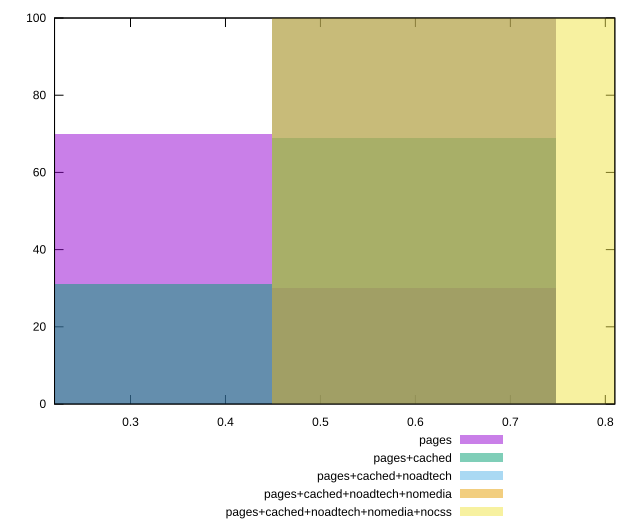

Write the gnuplot code that produced this figure.
reset

$pages <<EOF
0.2990179253196794 70
0.5980358506393588 30
EOF

$pagesCached <<EOF
0.2990179253196794 31
0.5980358506393588 69
EOF

$pagesCachedNoadtech <<EOF
0.5980358506393588 100
EOF

$pagesCachedNoadtechNomedia <<EOF
0.5980358506393588 100
EOF

$pagesCachedNoadtechNomediaNocss <<EOF
0.8970537759590382 100
EOF

set key outside below
set boxwidth 0.2990179253196794
set xrange [0.22:0.81]
set yrange [0:100]
set trange [0:100]
set style fill transparent solid 0.5 noborder
set terminal svg size 640, 530 enhanced background rgb 'white'
set output "report_00017_2021-02-10T15-08-03.406Z/meta/score/comparison/histogram/all_raw.svg"

plot $pages title "pages" with boxes, \
     $pagesCached title "pages+cached" with boxes, \
     $pagesCachedNoadtech title "pages+cached+noadtech" with boxes, \
     $pagesCachedNoadtechNomedia title "pages+cached+noadtech+nomedia" with boxes, \
     $pagesCachedNoadtechNomediaNocss title "pages+cached+noadtech+nomedia+nocss" with boxes

reset
